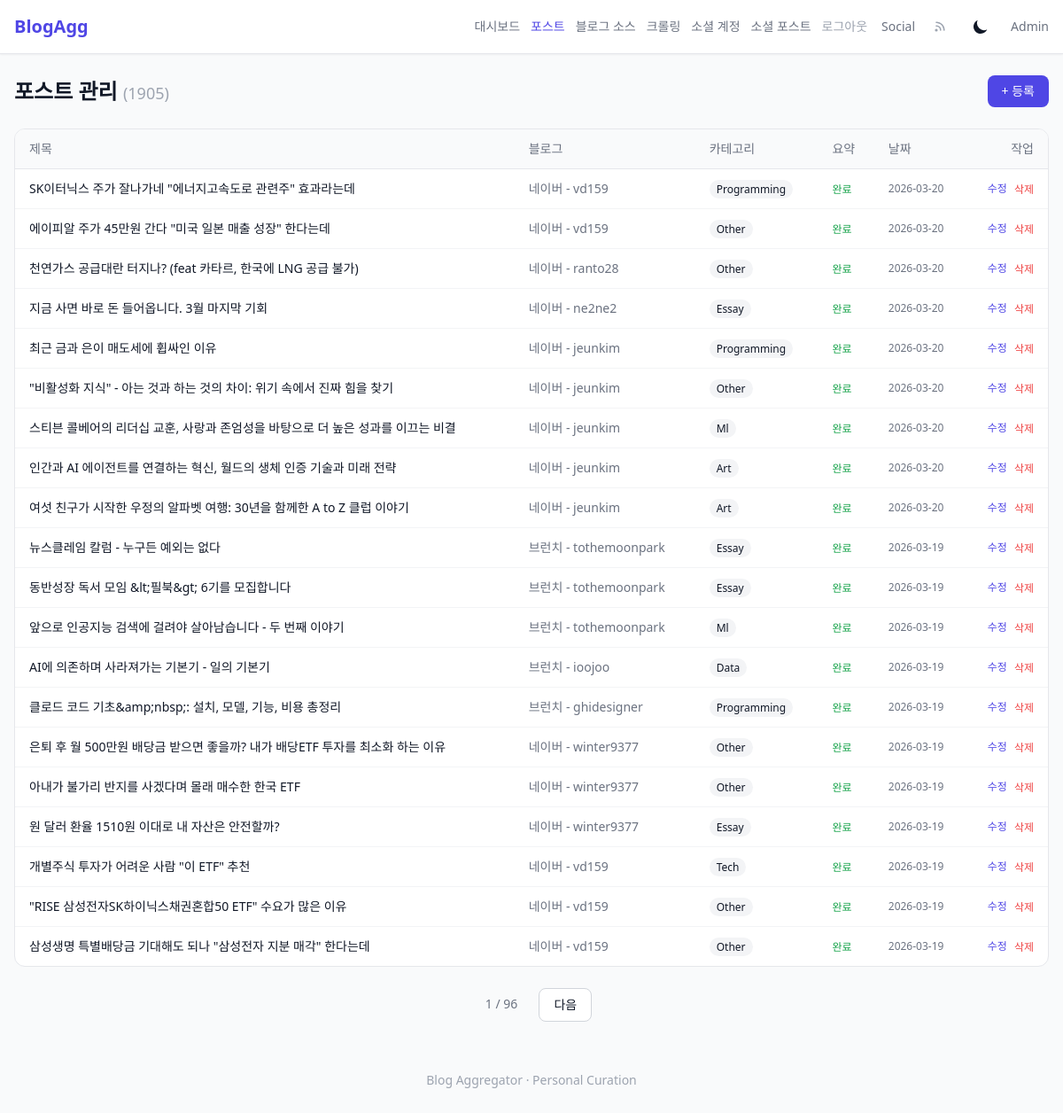
The page /admin/posts (signed in) on the database its author committed.
### tables this page shows
CREATE TABLE posts (
            id INTEGER PRIMARY KEY AUTOINCREMENT,
            blog_id INTEGER,
            title TEXT NOT NULL,
            original_url TEXT UNIQUE NOT NULL,
            summary TEXT,
            full_content TEXT,
            author TEXT,
            published_date DATETIME,
            image_url TEXT,
            category TEXT,
            language TEXT DEFAULT 'ko',
            summary_status TEXT DEFAULT 'pending',
            registered_by TEXT DEFAULT 'manual',
            created_at DATETIME DEFAULT CURRENT_TIMESTAMP,
            FOREIGN KEY (blog_id) REFERENCES blogs(id)
        );

CREATE TABLE blogs (
            id INTEGER PRIMARY KEY AUTOINCREMENT,
            name TEXT NOT NULL,
            url TEXT NOT NULL,
            feed_url TEXT,
            category TEXT,
            active INTEGER DEFAULT 1,
            description TEXT,
            created_at DATETIME DEFAULT CURRENT_TIMESTAMP
        , last_crawled_at TEXT, crawl_error TEXT);

### src/api/admin.py (the view)
@router.get("/posts")
@require_auth
async def post_list(request: Request, page: int = Query(1, ge=1)):
    repo = request.app.state.repo
    templates = request.app.state.templates
    per_page = 20
    posts, total = repo.get_posts(page=page, per_page=per_page)
    for post in posts:
        post["tags"] = repo.get_post_tags(post["id"])
    total_pages = math.ceil(total / per_page) if total > 0 else 1
    return templates.TemplateResponse("admin/posts.html", {
        "request": request,
        "posts": posts,
        "total": total,
        "page": page,
        "total_pages": total_pages,
    })

### templates/admin/posts.html (shortened to what this page needs)
{% extends "base.html" %}
{% block nav_extra %}
<div class="flex items-center gap-3 text-sm">
    <a href="/admin/" class="text-gray-500 hover:text-gray-700 dark:text-gray-400 dark:hover:text-gray-200">대시보드</a>
    <a href="/admin/posts" class="text-indigo-600 dark:text-indigo-400 font-medium">포스트</a>
    <a href="/admin/blogs" class="text-gray-500 hover:text-gray-700 dark:text-gray-400 dark:hover:text-gray-200">블로그 소스</a>
    <a href="/admin/crawl" class="text-gray-500 hover:text-gray-700 dark:text-gray-400 dark:hover:text-gray-200">크롤링</a>
    <a href="/admin/social-accounts" class="text-gray-500 hover:text-gray-700 dark:text-gray-400 dark:hover:text-gray-200">소셜 계정</a>
    <a href="/admin/social" class="text-gray-500 hover:text-gray-700 dark:text-gray-400 dark:hover:text-gray-200">소셜 포스트</a>
    <a href="/admin/logout" class="text-gray-400 hover:text-red-500">로그아웃</a>
</div>
{% endblock %}
{% block content %}
<div class="flex items-center justify-between mb-6">
    <h1 class="text-2xl font-bold">포스트 관리 <span class="text-gray-400 text-lg font-normal">({{ total }})</span></h1>
    <a href="/admin/posts/new" class="px-4 py-2 bg-indigo-600 text-white text-sm rounded-lg hover:bg-indigo-700">+ 등록</a>
</div>
{% if posts %}
<div class="bg-white dark:bg-gray-800 rounded-xl border border-gray-200 dark:border-gray-700 overflow-hidden">
    <table class="w-full text-sm">
        <thead class="bg-gray-50 dark:bg-gray-750 border-b border-gray-200 dark:border-gray-700">
            <tr>
                <th class="text-left px-4 py-3 font-medium text-gray-500 dark:text-gray-400">제목</th>
                <th class="text-left px-4 py-3 font-medium text-gray-500 dark:text-gray-400 hidden sm:table-cell">블로그</th>
                <th class="text-left px-4 py-3 font-medium text-gray-500 dark:text-gray-400 hidden md:table-cell">카테고리</th>
                <th class="text-left px-4 py-3 font-medium text-gray-500 dark:text-gray-400 hidden md:table-cell">요약</th>
                <th class="text-left px-4 py-3 font-medium text-gray-500 dark:text-gray-400 hidden lg:table-cell">날짜</th>
                <th class="text-right px-4 py-3 font-medium text-gray-500 dark:text-gray-400">작업</th>
            </tr>
        </thead>
        <tbody class="divide-y divide-gray-100 dark:divide-gray-700">
            {% for post in posts %}
            <tr class="hover:bg-gray-50 dark:hover:bg-gray-750">
                <td class="px-4 py-3">
                    <a href="/admin/posts/{{ post.id }}/edit" class="hover:text-indigo-600 dark:hover:text-indigo-400 line-clamp-1">{{ post.title }}</a>
                </td>
                <td class="px-4 py-3 text-gray-500 dark:text-gray-400 hidden sm:table-cell">{{ post.blog_name or "-" }}</td>
                <td class="px-4 py-3 hidden md:table-cell">
                    <span class="px-2 py-0.5 text-xs rounded-full bg-gray-100 dark:bg-gray-700 capitalize">{{ post.category or "-" }}</span>
                </td>
                <td class="px-4 py-3 hidden md:table-cell">
                    {% if post.summary_status == 'completed' %}
                    <span class="text-green-600 dark:text-green-400 text-xs">완료</span>
                    {% elif post.summary_status == 'failed' %}
                    <span class="text-red-600 dark:text-red-400 text-xs">실패</span>
                    {% else %}
                    <span class="text-gray-400 text-xs">대기</span>
                    {% endif %}
                </td>
                <td class="px-4 py-3 text-gray-500 dark:text-gray-400 hidden lg:table-cell text-xs">{{ post.published_date or post.created_at[:10] if post.created_at else "" }}</td>
                <td class="px-4 py-3 text-right">
                    <div class="flex items-center justify-end gap-2">
                        <a href="/admin/posts/{{ post.id }}/edit" class="text-indigo-600 dark:text-indigo-400 hover:underline text-xs">수정</a>
                        <form method="post" action="/admin/posts/{{ post.id }}/delete" onsubmit="return confirm('삭제하시겠습니까?')">
                            <button type="submit" class="text-red-500 hover:underline text-xs">삭제</button>
                        </form>
                    </div>
                </td>
            </tr>
            {% endfor %}
        </tbody>
    </table>
</div>
{% if total_pages > 1 %}
<div class="flex justify-center gap-2 mt-6">
    <span class="px-4 py-2 text-sm text-gray-500">{{ page }} / {{ total_pages }}</span>
    {% if page < total_pages %}
    <a href="/admin/posts?page={{ page + 1 }}" class="px-4 py-2 text-sm rounded-lg bg-white dark:bg-gray-800 border border-gray-300 dark:border-gray-600">다음</a>
    {% endif %}
</div>
{% endif %}
{% else %}
<div class="text-center py-20 text-gray-400">
    <p>등록된 포스트가 없습니다.</p>
    <a href="/admin/posts/new" class="text-indigo-600 hover:underline text-sm mt-2 inline-block">첫 포스트를 등록하세요</a>
</div>
{% endif %}
{% endblock %}

### static/style.css (style rules this page uses)
.line-clamp-1 { overflow: hidden; display: -webkit-box; -webkit-box-orient: vertical; -webkit-line-clamp: 1; }

### rows shown on the page
posts: title "SK이터닉스 주가 잘나가네 \"에너지고속도로 관련주\" 효과라는데", name "네이버 - vd159", category "Programming", summary_status "완료", created_at+published_date "2026-03-20"
posts: title "에이피알 주가 45만원 간다 \"미국 일본 매출 성장\" 한다는데", name "네이버 - vd159", category "Other", summary_status "완료", created_at+published_date "2026-03-20"
posts: title "천연가스 공급대란 터지나? (feat 카타르, 한국에 LNG 공급 불가)", name "네이버 - ranto28", category "Other", summary_status "완료", created_at+published_date "2026-03-20"
posts: title "지금 사면 바로 돈 들어옵니다. 3월 마지막 기회", name "네이버 - ne2ne2", category "Essay", summary_status "완료", created_at+published_date "2026-03-20"
posts: title "최근 금과 은이 매도세에 휩싸인 이유", name "네이버 - jeunkim", category "Programming", summary_status "완료", created_at+published_date "2026-03-20"
posts: title "\"비활성화 지식\" - 아는 것과 하는 것의 차이: 위기 속에서 진짜 힘을 찾기", name "네이버 - jeunkim", category "Other", summary_status "완료", created_at+published_date "2026-03-20"
posts: title "스티븐 콜베어의 리더십 교훈, 사랑과 존엄성을 바탕으로 더 높은 성과를 이끄는 비결", name "네이버 - jeunkim", category "Ml", summary_status "완료", created_at+published_date "2026-03-20"
posts: title "인간과 AI 에이전트를 연결하는 혁신, 월드의 생체 인증 기술과 미래 전략", name "네이버 - jeunkim", category "Art", summary_status "완료", created_at+published_date "2026-03-20"
posts: title "여섯 친구가 시작한 우정의 알파벳 여행: 30년을 함께한 A to Z 클럽 이야기", name "네이버 - jeunkim", category "Art", summary_status "완료", created_at+published_date "2026-03-20"
posts: title "뉴스클레임 칼럼 - 누구든 예외는 없다", name "브런치 - tothemoonpark", category "Essay", summary_status "완료", created_at+published_date "2026-03-19"
posts: title "동반성장 독서 모임 &lt;필북&gt; 6기를 모집합니다", name "브런치 - tothemoonpark", category "Essay", summary_status "완료", created_at+published_date "2026-03-19"
posts: title "앞으로 인공지능 검색에 걸려야 살아남습니다 - 두 번째 이야기", name "브런치 - tothemoonpark", category "Ml", summary_status "완료", created_at+published_date "2026-03-19"
posts: title "AI에 의존하며 사라져가는 기본기 - 일의 기본기", name "브런치 - ioojoo", category "Data", summary_status "완료", created_at+published_date "2026-03-19"
posts: title "클로드 코드 기초&amp;nbsp;: 설치, 모델, 기능, 비용 총정리", name "브런치 - ghidesigner", category "Programming", summary_status "완료", created_at+published_date "2026-03-19"
posts: title "은퇴 후 월 500만원 배당금 받으면 좋을까? 내가 배당ETF 투자를 최소화 하는 이유", name "네이버 - winter9377", category "Other", summary_status "완료", created_at+published_date "2026-03-19"
posts: title "아내가 불가리 반지를 사겠다며 몰래 매수한 한국 ETF", name "네이버 - winter9377", category "Other", summary_status "완료", created_at+published_date "2026-03-19"
posts: title "원 달러 환율 1510원 이대로 내 자산은 안전할까?", name "네이버 - winter9377", category "Essay", summary_status "완료", created_at+published_date "2026-03-19"
posts: title "개별주식 투자가 어려운 사람 \"이 ETF\" 추천", name "네이버 - vd159", category "Tech", summary_status "완료", created_at+published_date "2026-03-19"
posts: title "\"RISE 삼성전자SK하이닉스채권혼합50 ETF\" 수요가 많은 이유", name "네이버 - vd159", category "Other", summary_status "완료", created_at+published_date "2026-03-19"
posts: title "삼성생명 특별배당금 기대해도 되나 \"삼성전자 지분 매각\" 한다는데", name "네이버 - vd159", category "Other", summary_status "완료", created_at+published_date "2026-03-19"

### other values the page prints
{{ total }} "1905"
{{ page }} "1"
{{ total_pages }} "96"
